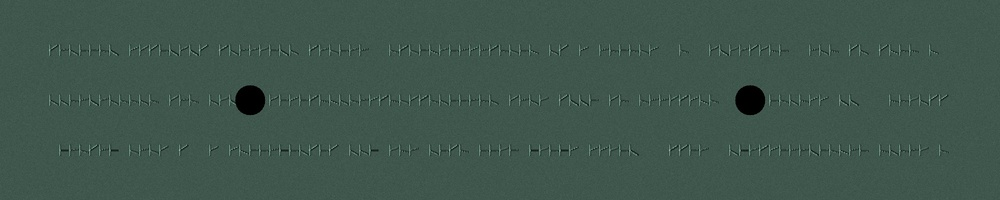
#> input picture assets/sample/leaf_E.jpg, 1000 x 200 px, shrunk from 2000 x 400 before the run
$ python -i layout.py   (imports and definitions only)
#> lines starting #> are read from the running program, lines starting #| are printed output that depends on the picture; after the words box and inside, x2 and y2 are one past the last pixel; in counts of white or black regions, pixels touching at a corner belong together
#> further down, picture is the input picture: shape (200, 1000, 3); mean B, G, R 76, 85.9, 63.1
import cv2
import numpy as np

def find_lines(image: np.ndarray) -> list[dict]:
    """
    Text line segmentation by smoothed horizontal projection profile.
    Returns a list of dicts with 'index' and 'polygon' (list of [x, y]).
    """
    # Assuming input is grayscale
    gray = image if len(image.shape) == 2 else cv2.cvtColor(image, cv2.COLOR_BGR2GRAY)

    # Binarize
    _, thresh = cv2.threshold(gray, 128, 255, cv2.THRESH_BINARY_INV | cv2.THRESH_OTSU)
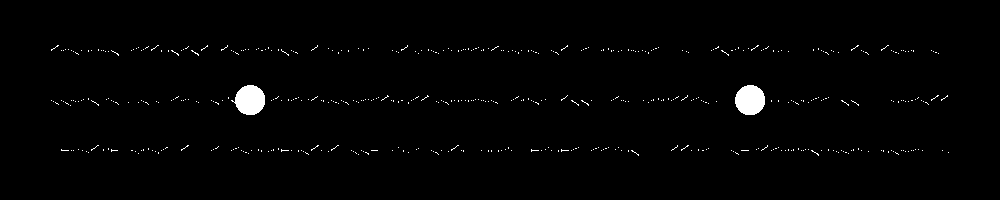
#> thresh: shape (200, 1000); 1.3% white; 526 white regions (524 under 20 px), largest, box (x1, y1, x2, y2) and area: (231, 85, 265, 115) 721, (735, 85, 765, 115) 716

    # Horizontal projection
    proj = np.sum(thresh, axis=1)
#> proj = 200 values, max 37995 at index 100, min 0 at index 0, mean 3234.7

    # Smooth projection
    smoothed = np.convolve(proj, np.ones(15)/15, mode='same')
#> smoothed = 200 values, max 20944 at index 99, min 0 at index 0, mean 3234.7

    # Find peaks and valleys
    # Simplified peak finding: threshold the smoothed profile
    threshold_val = np.max(smoothed) * 0.2
#> threshold_val = 4188.8
    active = False
    lines = []
    start_y = 0

    for y, val in enumerate(smoothed):
        if val > threshold_val and not active:
            active = True
            start_y = y
        elif val <= threshold_val and active:
            active = False
            end_y = y

            # Create a simple rectangular polygon for the line
            h, w = gray.shape
            poly = [[0, start_y], [w, start_y], [w, end_y], [0, end_y]]
            lines.append({
                "index": len(lines),
                "polygon": poly
            })
#> this loop made 200 passes
#> (val, active, poly) on pass 58: (3672, False, [[0, 43], [1000, 43], [1000, 57], [0, 57]])
#> (active, poly) on passes 117, 158: (False, [[0, 84], [1000, 84], [1000, 116], [0, 116]]), (False, [[0, 143], [1000, 143], [1000, 157], [0, 157]])
#> after the loop, active = False; end_y = 157; h = 200; lines = 3 items; start_y = 143; w = 1000

    return lines

>>> import cv2
>>> picture = cv2.imread('../../../assets/sample/leaf_E.jpg')
>>> result = find_lines(picture)
#> result = 3 items
